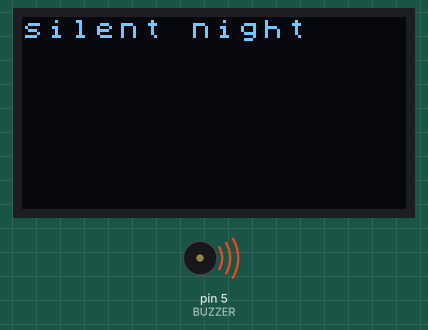
A sketch run on a simulated Arduino Uno, built with avr-gcc and run on an emulated ATmega328P. Parts: 128×64 one-colour display, buzzer (waves = sounding).

Above: at 0.2 s.
At 7.9 s:
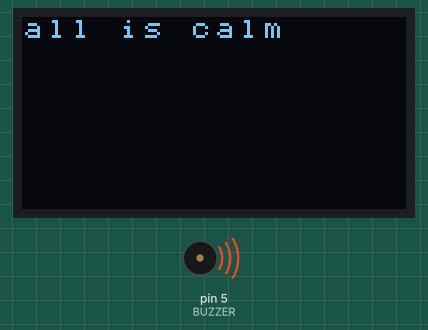
At 17.2 s:
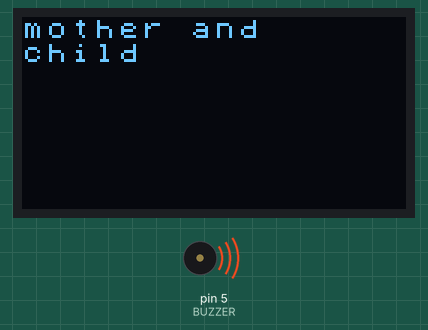
At 35.9 s:
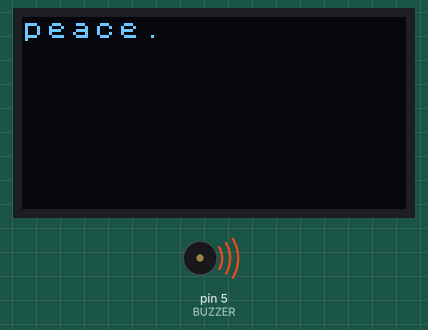
Timing chart, 0 to 40.0 s (numbered marks = the images above):
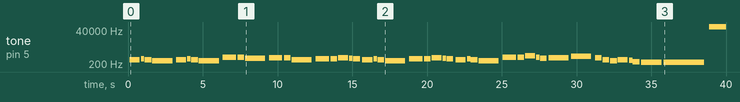

The sketch:

Kareoke-buzzer.ino
```cpp
#include <EEPROM.h>
#include <avr/pgmspace.h>
#define NOTE_B0  31
#define NOTE_C1  33
#define NOTE_CS1 35
#define NOTE_D1  37
#define NOTE_DS1 39
#define NOTE_E1  41
#define NOTE_F1  44
#define NOTE_FS1 46
#define NOTE_G1  49
#define NOTE_GS1 52
#define NOTE_A1  55
#define NOTE_AS1 58
#define NOTE_B1  62
#define NOTE_C2  65
#define NOTE_CS2 69
#define NOTE_D2  73
#define NOTE_DS2 78
#define NOTE_E2  82
#define NOTE_F2  87
#define NOTE_FS2 93
#define NOTE_G2  98
#define NOTE_GS2 104
#define NOTE_A2  110
#define NOTE_AS2 117
#define NOTE_B2  123
#define NOTE_C3  131
#define NOTE_CS3 139
#define NOTE_D3  147
#define NOTE_DS3 156
#define NOTE_E3  165
#define NOTE_F3  175
#define NOTE_FS3 185
#define NOTE_G3  196
#define NOTE_GS3 208
#define NOTE_A3  220
#define NOTE_AS3 233
#define NOTE_B3  247
#define NOTE_C4  262
#define NOTE_CS4 277
#define NOTE_D4  294
#define NOTE_DS4 311
#define NOTE_E4  330
#define NOTE_F4  349
#define NOTE_FS4 370
#define NOTE_G4  392
#define NOTE_GS4 415
#define NOTE_A4  440
#define NOTE_AS4 466
#define NOTE_B4  494
#define NOTE_C5  523
#define NOTE_CS5 554
#define NOTE_D5  587
#define NOTE_DS5 622
#define NOTE_E5  659
#define NOTE_F5  698
#define NOTE_FS5 740
#define NOTE_G5  784
#define NOTE_GS5 831
#define NOTE_A5  880
#define NOTE_AS5 932
#define NOTE_B5  988
#define NOTE_C6  1047
#define NOTE_CS6 1109
#define NOTE_D6  1175
#define NOTE_DS6 1245
#define NOTE_E6  1319
#define NOTE_F6  1397
#define NOTE_FS6 1480
#define NOTE_G6  1568
#define NOTE_GS6 1661
#define NOTE_A6  1760
#define NOTE_AS6 1865
#define NOTE_B6  1976
#define NOTE_C7  2093
#define NOTE_CS7 2217
#define NOTE_D7  2349
#define NOTE_DS7 2489
#define NOTE_E7  2637
#define NOTE_F7  2794
#define NOTE_FS7 2960
#define NOTE_G7  3136
#define NOTE_GS7 3322
#define NOTE_A7  3520
#define NOTE_AS7 3729
#define NOTE_B7  3951
#define NOTE_C8  4186
#define NOTE_CS8 4435
#define NOTE_D8  4699
#define NOTE_DS8 4978
#define REST 1
#define BUZZER 5
#include "Arduino_SensorKit.h"
U8X8_SSD1306_128X64_NONAME_HW_I2C OledHW( U8X8_PIN_NONE);
int tempo[2] = {120, 100};
const int melody[2][100] PROGMEM = {
  {
    // Silent Night, Original Version
    // Score available at https://musescore.com/marcsabatella/scores/3123436
    NOTE_G4, -4, NOTE_A4, 8, NOTE_G4, 4,
    NOTE_E4, -2,
    NOTE_G4, -4, NOTE_A4, 8, NOTE_G4, 4,
    NOTE_E4, -2,
    NOTE_D5, 2, NOTE_D5, 4,
    NOTE_B4, -2,
    NOTE_C5, 2, NOTE_C5, 4,
    NOTE_G4, -2,

    NOTE_A4, 2, NOTE_A4, 4,
    NOTE_C5, -4, NOTE_B4, 8, NOTE_A4, 4,
    NOTE_G4, -4, NOTE_A4, 8, NOTE_G4, 4,
    NOTE_E4, -2,
    NOTE_A4, 2, NOTE_A4, 4,
    NOTE_C5, -4, NOTE_B4, 8, NOTE_A4, 4,
    NOTE_G4, -4, NOTE_A4, 8, NOTE_G4, 4,
    NOTE_E4, -2,

    NOTE_D5, 2, NOTE_D5, 4,
    NOTE_F5, -4, NOTE_D5, 8, NOTE_B4, 4,
    NOTE_C5, -2,
    NOTE_E5, -2,
    NOTE_C5, 4, NOTE_G4, 4, NOTE_E4, 4,
    NOTE_G4, -4, NOTE_F4, 8, NOTE_D4, 4,
    NOTE_C4, -2,
    NOTE_C4, -1,
  }, {
    // Happy Birthday
    // Score available at https://musescore.com/user/8221/scores/26906
    NOTE_C4, 4, NOTE_C4, 8,
    NOTE_D4, -4, NOTE_C4, -4, NOTE_F4, -4,
    NOTE_E4, -2, NOTE_C4, 4, NOTE_C4, 8,
    NOTE_D4, -4, NOTE_C4, -4, NOTE_G4, -4,
    NOTE_F4, -2, NOTE_C4, 4, NOTE_C4, 8,

    NOTE_C5, -4, NOTE_A4, -4, NOTE_F4, -4,
    NOTE_E4, -4, NOTE_D4, -4, NOTE_AS4, 4, NOTE_AS4, 8,
    NOTE_A4, -4, NOTE_F4, -4, NOTE_G4, -4,
    NOTE_F4, -2,
  }
};

const char* const lyric[][100] PROGMEM = {
  { "silent night", "holy night",
    "all is calm", "all is bright", "round yon virgin", "mother and child",
    "holy infant, so", "tender and mild,", "sleep in heavenly", "peace", "sleep in heavenly", "peace."
  }, {"happy birthday to",
      "you, happy birth","day to you","happy birthday to","the name, happy birth", "day to you"
  }
};
int rows = sizeof(melody) / sizeof(melody[0]);
int cols = sizeof(melody[0]) / sizeof(int);
int thisNote = 0;                 //count the current note
int i, j = 0;                  // i count the current song, also count the current song's subtitle
int wholenote, divider, noteDuration = 0;
int size = sizeof(lyric) / sizeof(lyric[0]);
int sum = 0; //count the synchronization
int subTitle = 0; //count the number of notes for subtitle
int start = 1; //flag for if this is the first time running
void setup() {
  OledHW.begin();
  OledHW.setFlipMode(true);
  OledHW.setFont(u8x8_font_chroma48medium8_r);
  OledHW.setCursor(0, 0);    // Set the Coordinates
}

void loop() {
  if (thisNote == 0) {
      j=0;
      subTitle = 0;
    if (i > rows || start == 1) {
      start = 0;
      i = -1;
    }
    i++;
    wholenote = (60000 * 4) / tempo[i];
    divider = 0, noteDuration = 0;
    OledHW.clearDisplay();
    char* str = (char*)pgm_read_word_near(&(lyric[i][j]));
    int z = 0;
    int line=1;
    for (int b = z+14; b>0&&z < strlen(str); b--) {
        String str1 = str;
      if (str[b] == ' '&&(b+z)<=strlen(str)) {
        OledHW.print(str1.substring(z,b));
        OledHW.setCursor(0, line);
        z=b+1;
        b=z+14;
        line++;
      } else if(b>strlen(str)){
        OledHW.print(str1.substring(z,strlen(str)));
        z=strlen(str);
      }
    }
    j++;
  }
  if(pgm_read_word_near(&(melody[i][thisNote])) == 0) {
    thisNote = 0;
  }else {
    divider = pgm_read_word_near(&(melody[i][thisNote + 1]));
    if (divider > 0) {
      noteDuration = (wholenote) / divider;
    } else if (divider < 0) {
      noteDuration = (wholenote) / abs(divider);
      noteDuration *= 1.5;
    }
    if (subTitle >= wholenote *4/3 ) {
      subTitle = 0;
      OledHW.clear();
      char* str = (char*)pgm_read_word_near(&(lyric[i][j]));
      int z = 0;
      int line=1;
      for (int b = z+14; b>0&&z < strlen(str); b--) {
          String str1 = str;
        if (str[b] == ' '&&(b+z)<=strlen(str)) {
          OledHW.print(str1.substring(z,b));
          OledHW.setCursor(0, line);
          z=b+1;
          b=z+14;
          line++;
        } else if(b>strlen(str)){
          OledHW.print(str1.substring(z,strlen(str)));
          z=strlen(str);
        }
      }
      j++;
    }
    if (pgm_read_word_near(&(melody[i][thisNote])) == 1) {
      tone(BUZZER, 0, noteDuration * 0.9);
    } else {
      tone(BUZZER, pgm_read_word_near(&(melody[i][thisNote])), noteDuration * 0.9);
    }
    // Wait for the specief duration before playing the next note.
    delay(noteDuration);

    // stop the waveform generation before the next note.
    noTone(BUZZER);
    thisNote++;
    subTitle += noteDuration;
  }
}
```

Measured:
- by itself, tone on pin 5 (BUZZER): plays 392 Hz for 0.68 s, 440 Hz for 0.23 s, 392 Hz for 0.45 s, 330 Hz for 1.4 s, 392 Hz for 0.68 s, 440 Hz for 0.23 s … (48 notes in this stretch)
- what the display in image 0 shows lasts 3.1 s, from 0.1 s to 3.2 s
